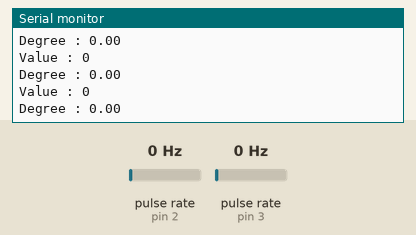
Simulated run of this sketch. Board: Arduino Uno, built with avr-gcc and run on an emulated ATmega328P. Shown: the last lines printed to the serial monitor. Wiring (inferred from the names in the program): 2 × pulse sensor: data pin 2 / data pin 3. Inputs (shaded band) come from the test bench; at power-on: pulse rate (sensors on pin 2, pin 3) 0 Hz.

Above: at 1.2 s.
1.3 s: pulse rate (sensor on pin 2) set to 4 Hz
At 1.97 s:
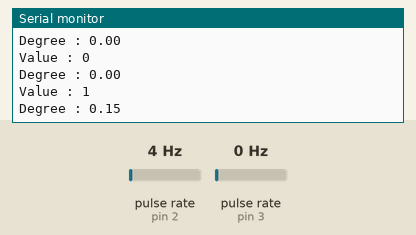
2.8 s: pulse rate (sensor on pin 3) set to 50 Hz
At 3.17 s:
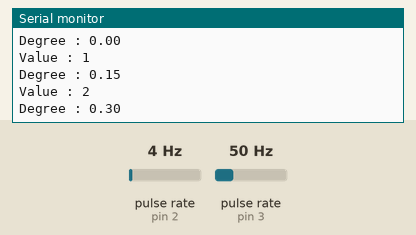
4.3 s: pulse rate (sensor on pin 2) set to 150 Hz
At 4.57 s:
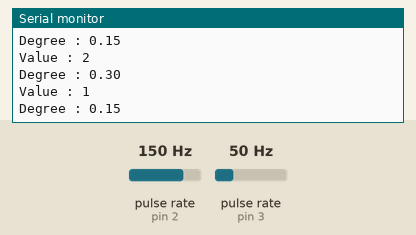
5.8 s: pulse rate (sensor on pin 3) set to 4 Hz
At 5.98 s:
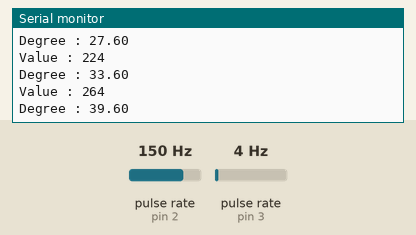
Timing chart, 0 to 8.3 s (numbered marks = the images above; inputs shaded):
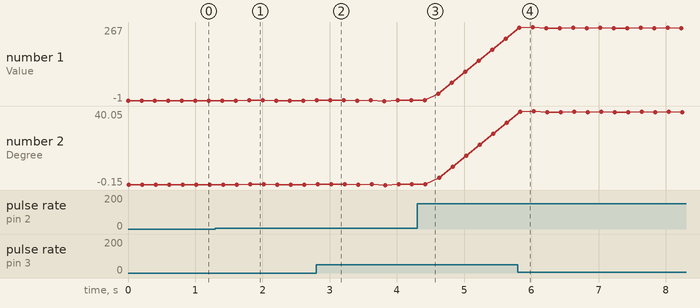

The sketch:

orange_encoder_code.ino
```cpp
int encoderPin1 = 2;
int encoderPin2 = 3;

volatile int lastEncoded = 0;
volatile long encoderValue = 0;

long lastencoderValue = 0;
float encoderValueDegrees = 0;

int lastMSB = 0;
int lastLSB = 0;

void setup() {
  Serial.begin (9600);

  pinMode(encoderPin1, INPUT);
  pinMode(encoderPin2, INPUT);

  digitalWrite(encoderPin1, HIGH); //turn pullup resistor on
  digitalWrite(encoderPin2, HIGH); //turn pullup resistor on

  //call updateEncoder() when any high/low changed seen
  //on interrupt 0 (pin 2), or interrupt 1 (pin 3)
  attachInterrupt(0, updateEncoder, CHANGE);
  attachInterrupt(1, updateEncoder, CHANGE);

}

void loop(){
  // Read the encoder value in degrees
  encoderValueDegrees = encoderValue * 0.15;  //0.075; // Using the conversion factor = 180/2400= 0.075, Adjusted for a 1:2 ratio (360/2 = 180 degrees per count)

  Serial.print("Value : ");
  Serial.println(encoderValue);
  Serial.print("Degree : ");
  Serial.println(encoderValueDegrees);
  delay(200); //just here to slow down the output, and show it will work  even during a delay
}


void updateEncoder(){
  int MSB = digitalRead(encoderPin1); //MSB = most significant bit
  int LSB = digitalRead(encoderPin2); //LSB = least significant bit
//  Serial.print("MSB ");
//  Serial.println(MSB);

  // Serial.print("LSB ");
  // Serial.println(LSB);
  int encoded = (MSB << 1) |LSB; //converting the 2 pin value to single number
  // Serial.print("encoded ");
  // Serial.println(encoded);
  int sum  = (lastEncoded << 2) | encoded; //adding it to the previous encoded value
  //  Serial.print("sum ");
  //  Serial.println(sum);
  if(sum == 0b1101 || sum == 0b0100 || sum == 0b0010 || sum == 0b1011) encoderValue ++;
  if(sum == 0b1110 || sum == 0b0111 || sum == 0b0001 || sum == 0b1000) encoderValue --;

  lastEncoded = encoded; //store this value for next time
  //  Serial.print("lastEncoded ");
  //  Serial.println(lastEncoded);

  //     Serial.print("encoderValue ");
  //  Serial.println(encoderValue);
}
```

Measured:
- after the input at 1.3 s, the serial monitor: prints a new line after 0.51 s (image 1)
- after the input at 2.8 s, the serial monitor: prints a new line after 0.21 s (image 2)
- plotted number 1: 0 → 2 after the input at 2.8 s, 2 → 224 after the input at 4.3 s, 224 → 262 after the input at 5.8 s
- plotted number 2: 0 → 0.3 after the input at 2.8 s, 0.3 → 33.6 after the input at 4.3 s, 33.6 → 39.3 after the input at 5.8 s
